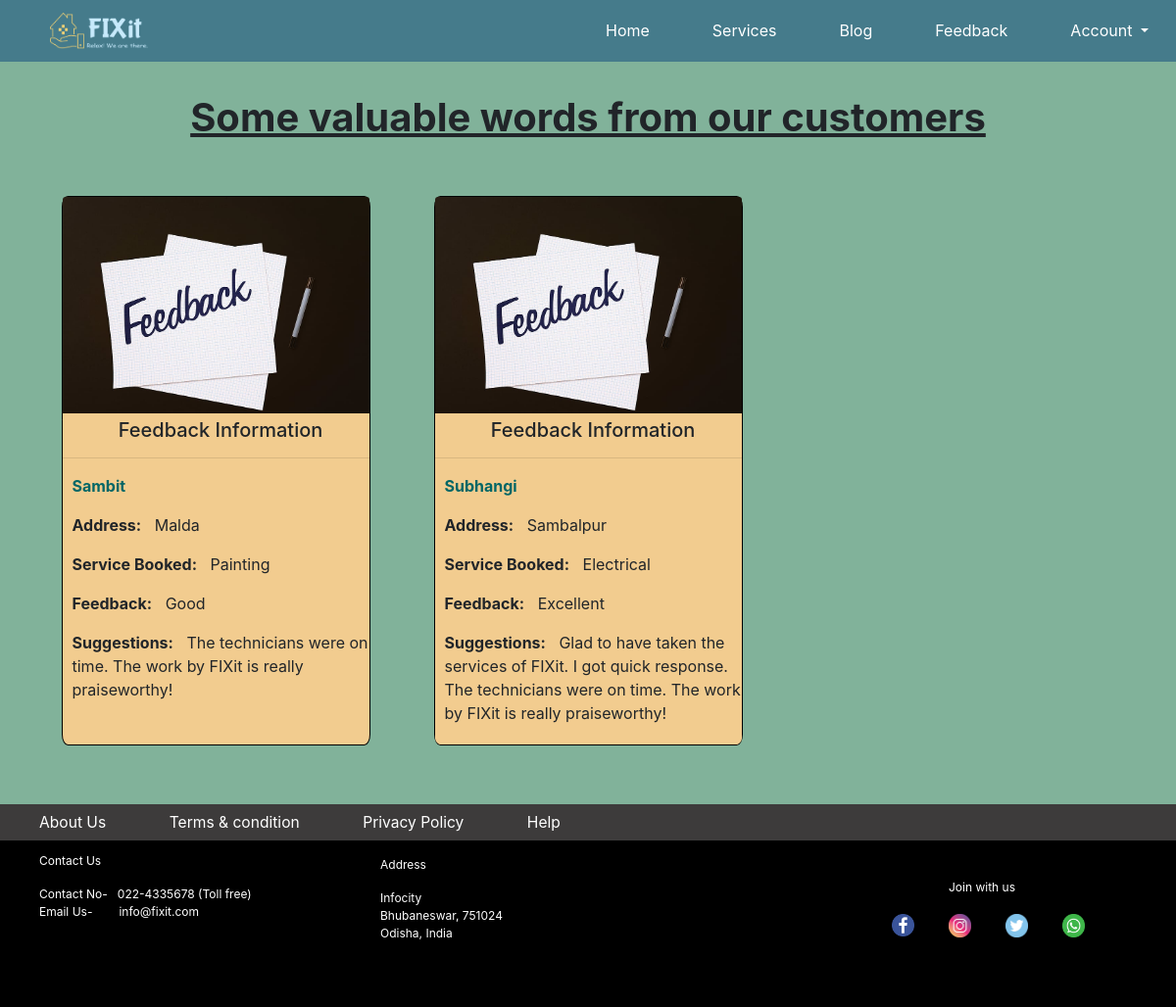
Page /feedback/feedbackhome.php on the committed database.
### tables this page shows
CREATE TABLE `poll` (
  `id` int(11) NOT NULL,
  `name` text NOT NULL,
  `address` varchar(500) DEFAULT NULL,
  `service` varchar(50) DEFAULT NULL,
  `feedback` text NOT NULL,
  `suggestions` text NOT NULL
);

### feedback/feedbackhome.php (the view, shortened to what this page needs)
<!doctype html>
<html lang="en">
  <head>
    <link rel="stylesheet" href="https://stackpath.bootstrapcdn.com/bootstrap/4.5.0/css/bootstrap.min.css">
  </head>
  <body>
    <nav class="navbar fixed-top navbar-expand-lg navbar-light" style="background-color: #457B8B;width: 100%; " >
        <a class="navbar-brand" href="../homepage.php" style="padding-left: 35px;"><img src="images/finallogo.png" style="width: 100px; ;"/></a>
        <div class="collapse navbar-collapse" id="navbarSupportedContent">
          <ul class="navbar-nav ml-auto">
            <li class="nav-item active">
                <button class="btn btn-outline-dark" id="syl1" type="button"> <a href="../homepage.php" style="text-decoration: none; color: white;">Home</a></button>
            </li>
            <li class="nav-item active">
                <button class="btn btn-outline-dark" id="syl1" type="button"><a href="../service.php" style="text-decoration: none; color: white;">Services</a></button>
            </li>
            <li class="nav-item active">
                <button class="btn btn-outline-dark" id="syl1" type="button"><a href="../blog.php" style="text-decoration: none; color: white;">Blog</a></button>
              </li>
            <li class="nav-item active">
                <button class="btn btn-outline-dark" id="syl1" type="button"><a href="feedbackhome.php" style="text-decoration: none; color: white;">Feedback</a></button>
            </li>
            <li class="nav-item dropdown">
                <a class="btn btn-outline-dark dropdown-toggle" id="syl1" href="#" id="navbarDropdown" role="button" data-toggle="dropdown" aria-haspopup="true" aria-expanded="false" style="color:white;">
                 Account
                </a>
            </li>
          </ul>
        </div>
      </nav>
<br><br><br><br>
<h1 style="text-align: center;"><b><u>Some valuable words from our customers</u></b></h1></br></br>
<div class="container" >
<div class="row" style="row-gap: 25px;">
<?php
$conn = new mysqli("localhost", "root","","project");
$query = "select * from poll order by rand() limit 6;";
$result = $conn->query($query);
while( $record = mysqli_fetch_assoc($result) ) {
?>
<div class="col-lg-4 col-sm-6 portfolio-item">
<div class="card h-100"  style="border-color: black;background-color: #f2cc8f;border-radius: 2%;width:90%;margin:auto; ">
<img class="card-img-top img-fluid" src="images/feedback.jpg">
<div class="card-block" style="background-color: #f2cc8f;border-radius: 2% ;">
<h5 class="card-title" style="padding-left: 10px; padding-top:5px;text-align:center;">Feedback Information</h5><hr>
<p class="card-text"style="padding-left: 10px"><b style="color:#006666;"><?php echo $record['name']; ?></b></p>
<p class="card-text"style="padding-left: 10px"><b>Address:</b> &nbsp <?php echo $record['address']; ?></p>
<p class="card-text"style="padding-left: 10px"><b>Service Booked:</b> &nbsp <?php echo $record['service']; ?></p>
<p class="card-text"style="padding-left: 10px"><b>Feedback:</b> &nbsp <?php echo $record['feedback']; ?></p>
<p class="card-text"style="padding-left: 10px;padding-bottom:20px"><b>Suggestions:</b> &nbsp <?php echo $record['suggestions']; ?></p>
</div>
</div>
</div>
<?php }
?>
</div>
</div>
  <div id="box5">
      <a href="../aboutus.php" style="color: white; font-size: 1.3vw;">About Us</a>
      <a href="../terms&condition.php" style="color: white; margin-left: 60px; font-size: 1.3vw;">Terms & condition</a>
      <a href="../privacypolicy.php" style="color: white; margin-left: 60px; font-size: 1.3vw;">Privacy Policy</a>
      <a href="../help.php" style="color: white; margin-left: 60px; font-size: 1.3vw;">Help</a>
    </div>
    <div id="box6">
      <div style="color: white;">
        <p style=" font-size: 1vw;">Contact Us</p>
       <p style=" font-size: 1vw;"> Contact No- &nbsp 022-4335678 (Toll free)<br> Email Us- &nbsp&nbsp&nbsp&nbsp&nbsp&nbsp info@fixit.com</p>
       </div>
      <div style="color: white; margin-top: -7%;position: relative;">
        <p style=" font-size: 1vw; margin-left: 30%; margin-top: -47px;padding-top:-10px ;"> Address</p>
        <p style=" font-size: 1vw; margin-left: 30%; "> Infocity<br>Bhubaneswar, 751024<br>Odisha, India</p>
      </div>
      <div style="color: white; position: relative;margin-top: -7%;">
        <p style="font-size: 1vw;margin-left: 80%;margin-top: -47px;color: white;">Join with us</p>
        <a href="https://www.facebook.com"><img src="../images/fb.png" style="width: 2%;margin-left: 75%;position: relative; margin-top: 0px;"></a>
        <a href="https://www.instagram.com/creative_sambit"><img src="../images/insta.png" style="width: 2%;margin-left: 80%;position: relative; margin-top: -50px;"></a>
        <a href="https://www.mi.co.in/"><img src="../images/twitter.png" style="width: 2%;margin-left: 85%;position: relative; margin-top: -98px;"></a>
        <a href="https://www.google.com"><img src="../images/whatsapp.png" style="width: 2%;margin-left: 90%;position: relative; margin-top: -146px;"></a>
      </div>
    </div>
  </body>
</html>

### feedback/feedbackhome.php (style rules this page uses)
body { background-color: #81b29a; }
#box5 { width: 100%; padding-top: 0.5%; padding-bottom: 0.5%; background-color: rgb(61, 59, 59); color: white; padding-left: 40px; margin-top: 5%; }
#box6 { width: 100%; padding-top: 1%; background-color: black; color: white; padding-left: 40px; }
#syl1 { color: white; border: none; margin-left: 40px; }

### rows in the picture
poll: name "Sambit", address "Malda", service "Painting", feedback "Good", suggestions "The technicians were on time. The work by FIXit is really praiseworthy!"
poll: name "Subhangi", address "Sambalpur", service "Electrical", feedback "Excellent", suggestions "Glad to have taken the services of FIXit. I got quick response. The technicians were on time. The work by FIXit is really praiseworthy!"
